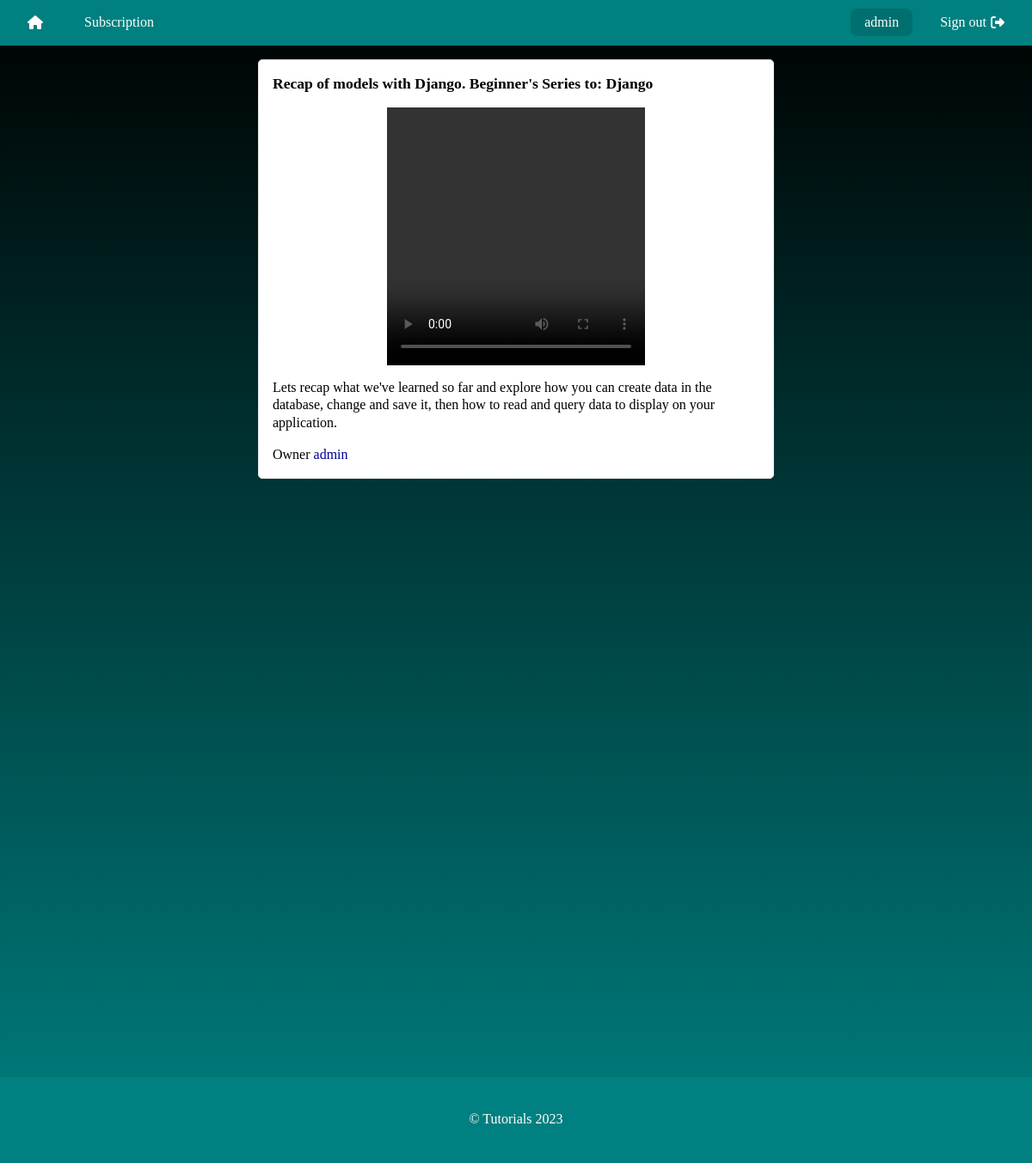
The app's page /lesson/2/3 (signed in) with its own data.
### products/models.py (models this page shows, shortened)
class Lesson(models.Model):
    title = models.CharField(max_length=255)
    user = models.ForeignKey(User, on_delete=models.CASCADE)
    video_url = models.URLField()
    products = models.ManyToManyField(Product, related_name='lessons')
    duration = models.PositiveIntegerField(default=0)
    created_at = models.DateTimeField(auto_now_add=True)
    updated_at = models.DateTimeField(auto_now=True)
    description = models.TextField(null=True, blank=True, max_length=5000)

class Product(models.Model):
    owner = models.ForeignKey(User, on_delete=models.CASCADE)
    title = models.CharField(max_length=255)
    created_at = models.DateTimeField(auto_now_add=True)
    updated_at = models.DateTimeField(auto_now=True)
    description = models.TextField(null=True, blank=True, max_length=5000)

### products/views.py (the view)
# urls.py: path("lesson/<int:product_id>/<int:lesson_id>", lesson_details, name='lesson-details'),
def lesson_details(request, product_id:int, lesson_id:int):
    try:
        lesson = Lesson.objects.get(id=int(lesson_id))
        product = Product.objects.get(id=int(product_id))
    except Lesson.DoesNotExist or Product.DoesNotExist:
        return render(request, 'not-found.html')
    user = request.user
    has_access = ProductAccess.objects.filter(user=user, product=product).first()
    if product.owner == user or has_access is not None:
        context = {
            'lesson': lesson,
            'product': product,
        }
        return render(request, 'products/lesson-details.html', context)
    return render(request, 'not-authorized.html')

### templates/products/lesson-details.html (shortened to what this page needs)
{% extends "base.html" %}
{% block body %}
    <div class="lesson-details-page">
       <div class="lesson">
            <div class="title">{{ lesson.title }}</div>
            <div class="video">
                <video  controls >
                    <source src="{{ lesson.video_url }}" type="video/mp4" />
                </video>
            </div>
            <div class="description">{{ lesson.description }}</div>
            <div class="owner">
                <span>Owner</span>
                <a href="{% url 'accounts:profile' product.owner.username %}">{{ product.owner.username }}</a>
            </div>
       </div>
    </div>
{% endblock body %}

### templates/layouts/header.html
<header id="headerWrapper">
    <nav>
        <div class="group">
            <a href="{% url 'products:home' %}">
                <span class="fa-solid fa-home"></span>
            </a>
            <a href="{% url 'products:accessed-products' %}">Subscription</a>
        </div>
        <div class="group">
            {% if request.user.is_authenticated %}
                <a href="{% url 'accounts:profile' request.user.username %}" id="username">
                    <span>{{ request.user.username }}</span>
                </a>
                <a href="{% url 'accounts:logout' %}">
                    <span>Sign out</span>
                    <i class="fa-solid fa-right-from-bracket"></i>
                </a>
            {% else %}
                <a href="{% url 'accounts:login' %}">
                    <span>Sign in</span>
                    <i class="fa-solid fa-right-to-bracket"></i>
                </a>
            {% endif %}
        </div>
    </nav>
</header>

### static/css/main.css (style rules this page uses)
*, *::after, *::before { margin: 0; padding: 0; font-family: inherit; background: transparent; box-sizing: border-box; scroll-behavior: smooth; scrollbar-color: var(--main-color) transparent; text-decoration: none; color: inherit; }
a { color: var(--dark-blue); }
html { background: linear-gradient(to top, var(--main-color), var(--black)); background-attachment: fixed; line-height: 1.3; }
html { --main-color: rgb(0, 128, 128); --main-color2: rgb(0, 111, 111); --base-white: #fff; --white: #fff; --border-color: rgb(229, 229, 229); --dark-blue: rgb(0, 0, 148); --black: rgb(0, 0, 0); --silver: rgb(192, 192, 192); }
header[id=headerWrapper] { position: fixed; width: 100%; height: 3.3rem; top: 0; left: 0; }
header[id=headerWrapper] nav { background: var(--main-color); display: flex; justify-content: space-between; gap: 1rem; align-items: center; width: 100%; padding: 0 1rem; height: 100%; }
header[id=headerWrapper] nav .group { height: 100%; display: flex; justify-content: center; align-items: center; gap: 1rem; }
header[id=headerWrapper] nav .group a { padding: 2px 1rem; display: flex; justify-content: center; align-items: center; color: var(--white); gap: 5px; border-radius: 8px; height: 2rem; }
header[id=headerWrapper] nav .group a#username { background: var(--main-color2); }
header[id=headerWrapper] nav .group svg, header[id=headerWrapper] nav .group span { color: var(--base-white); }
.product-details-page, .lesson-details-page { display: flex; justify-content: center; }
.product-details-page .product, .product-details-page .lesson, .lesson-details-page .product, .lesson-details-page .lesson { width: 100%; max-width: 600px; display: flex; flex-direction: column; gap: 1rem; border: 1px solid var(--border-color); background: var(--white); border-radius: 5px; padding: 1rem; }
.product-details-page .product .video, .product-details-page .lesson .video, .lesson-details-page .product .video, .lesson-details-page .lesson .video { width: 100%; height: 100%; display: flex; justify-content: center; min-height: 300px; }
.product-details-page .product .video video, .product-details-page .lesson .video video, .lesson-details-page .product .video video, .lesson-details-page .lesson .video video { max-width: 100%; object-fit: contain; }
.product-details-page .product .title, .product-details-page .lesson .title, .lesson-details-page .product .title, .lesson-details-page .lesson .title { font-size: 1.1rem; font-weight: 900; }

### records on screen
Lesson: title "Recap of models with Django. Beginner's Series to: Django", description "Lets recap what we've learned so far and explore how you can create data in the database, change and save it, then how to read and query data to display on your application."
Product: owner.username "admin"

### other values on screen
{{ request.user.username }} "admin"
